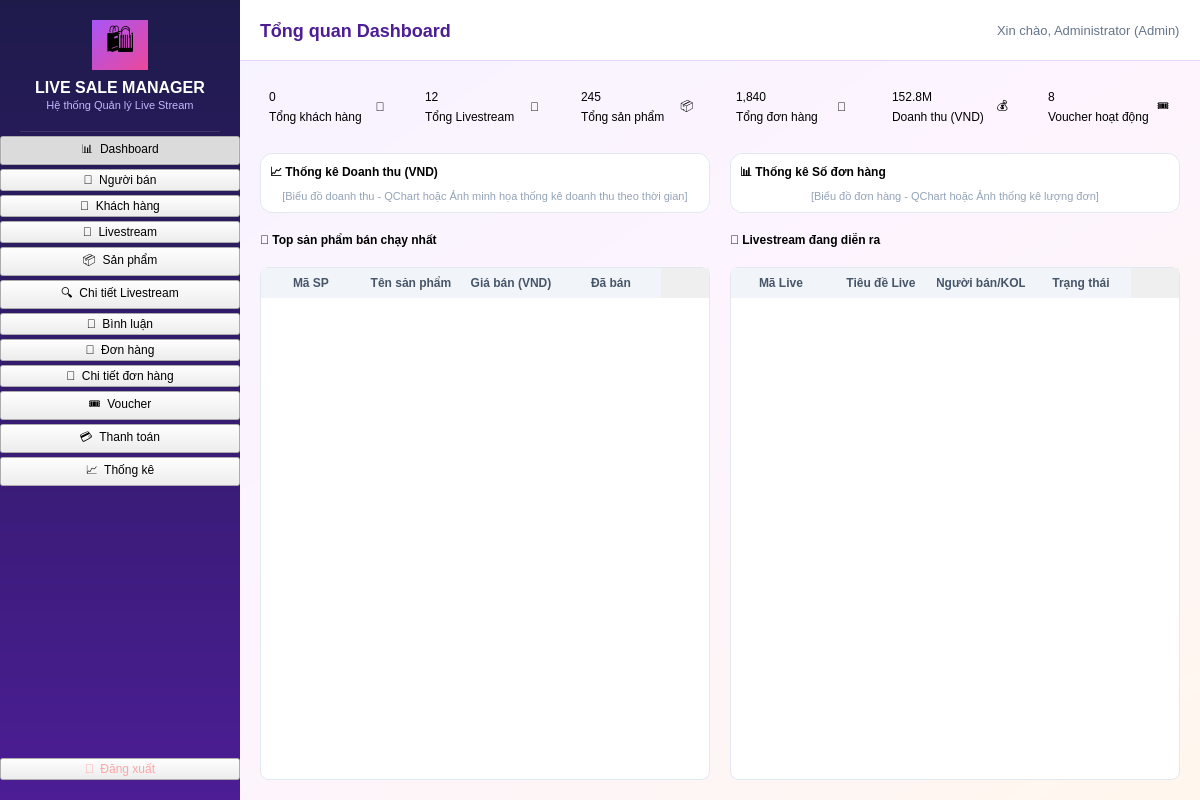
<?xml version="1.0" encoding="UTF-8"?>
<ui version="4.0">
 <class>MainWindow</class>
 <widget class="QMainWindow" name="MainWindow">
  <property name="geometry">
   <rect>
    <x>0</x>
    <y>0</y>
    <width>1200</width>
    <height>800</height>
   </rect>
  </property>
  <property name="windowTitle">
   <string>LIVE SALE MANAGER - Hệ thống quản lý livestream</string>
  </property>
  <property name="styleSheet">
   <string notr="true">
    QMainWindow {
        background: qlineargradient(spread:pad, x1:0, y1:0, x2:1, y2:1, stop:0 #f5f3ff, stop:0.5 #fdf4ff, stop:1 #fff7ed);
    }
    QWidget#centralwidget {
        background: qlineargradient(spread:pad, x1:0, y1:0, x2:1, y2:1, stop:0 #f5f3ff, stop:0.5 #fdf4ff, stop:1 #fff7ed);
    }
    QFrame#widgetSidebar {
        background: qlineargradient(spread:pad, x1:0, y1:0, x2:0, y2:1, stop:0 #1e1b4b, stop:1 #4c1d95);
        max-width: 240px;
        min-width: 240px;
    }
    QLabel#lblSidebarTitle {
        color: #ffffff;
        font-size: 16px;
        font-weight: bold;
    }
    QLabel#lblSidebarSubtitle {
        color: #c4b5fd;
        font-size: 11px;
    }
    QPushButton.menu-btn {
        background-color: transparent;
        color: #ddd6fe;
        border: none;
        border-radius: 6px;
        padding: 10px 15px;
        text-align: left;
        font-size: 13px;
        font-weight: 500;
        margin: 2px 10px;
    }
    QPushButton.menu-btn:hover {
        background-color: rgba(255, 255, 255, 25);
        color: #ffffff;
    }
    QPushButton.menu-btn:checked {
        background: qlineargradient(spread:pad, x1:0, y1:0, x2:1, y2:0, stop:0 #a855f7, stop:1 #ec4899);
        color: #ffffff;
    }
    QPushButton#btnMenuLogout {
        color: #fca5a5;
    }
    QPushButton#btnMenuLogout:hover {
        background-color: #7f1d1d;
        color: #ffffff;
    }
    QFrame#frameHeader {
        background-color: #ffffff;
        border-bottom: 1px solid #e9d5ff;
        max-height: 60px;
        min-height: 60px;
    }
    QLabel#lblHeaderTitle {
        font-size: 18px;
        font-weight: bold;
        color: #4c1d95;
    }
    QLabel#lblUserScope {
        font-size: 13px;
        color: #64748b;
    }
    QFrame.stats-card {
        background-color: #ffffff;
        border-radius: 12px;
        border: 1px solid #f3e8ff;
    }
    QLabel.card-num {
        font-size: 24px;
        font-weight: bold;
    }
    QLabel.card-title {
        font-size: 12px;
        color: #64748b;
        font-weight: 500;
    }
    QLabel.card-icon {
        font-size: 22px;
        min-width: 46px;
        max-width: 46px;
        min-height: 46px;
        max-height: 46px;
        border-radius: 23px;
        background: qlineargradient(spread:pad, x1:0, y1:0, x2:1, y2:1, stop:0 #a855f7, stop:1 #ec4899);
    }
    QFrame#cardCustomer { border-left: 4px solid #ec4899; }
    QFrame#cardLivestream { border-left: 4px solid #7c3aed; }
    QFrame#cardProduct { border-left: 4px solid #10b981; }
    QFrame#cardOrder { border-left: 4px solid #f59e0b; }
    QFrame#cardRevenue { border-left: 4px solid #22d3ee; }
    QFrame#cardVoucher { border-left: 4px solid #fb923c; }
    
    QTableWidget {
        background-color: #ffffff;
        border: 1px solid #e2e8f0;
        border-radius: 8px;
        gridline-color: #f1f5f9;
    }
    QTableWidget::item {
        padding: 5px;
    }
    QHeaderView::section {
        background-color: #f1f5f9;
        color: #475569;
        font-weight: bold;
        border: none;
        padding: 6px;
    }
   </string>
  </property>
  <widget class="QWidget" name="centralwidget">
   <layout class="QHBoxLayout" name="horizontalLayout_main">
    <property name="spacing">
     <number>0</number>
    </property>
    <property name="leftMargin">
     <number>0</number>
    </property>
    <property name="topMargin">
     <number>0</number>
    </property>
    <property name="rightMargin">
     <number>0</number>
    </property>
    <property name="bottomMargin">
     <number>0</number>
    </property>
    <item>
     <widget class="QFrame" name="widgetSidebar">
      <property name="frameShape">
       <enum>QFrame::NoFrame</enum>
      </property>
      <layout class="QVBoxLayout" name="verticalLayout_sidebar">
       <property name="spacing">
        <number>4</number>
       </property>
       <property name="leftMargin">
        <number>0</number>
       </property>
       <property name="topMargin">
        <number>20</number>
       </property>
       <property name="rightMargin">
        <number>0</number>
       </property>
       <property name="bottomMargin">
        <number>20</number>
       </property>
       <item>
        <layout class="QVBoxLayout" name="layoutLogo">
         <property name="spacing">
          <number>2</number>
         </property>
         <property name="leftMargin">
          <number>20</number>
         </property>
         <property name="rightMargin">
          <number>20</number>
         </property>
         <property name="bottomMargin">
          <number>15</number>
         </property>
         <item alignment="Qt::AlignHCenter">
          <widget class="QLabel" name="lblSidebarLogo">
           <property name="minimumSize">
            <size>
             <width>56</width>
             <height>56</height>
            </size>
           </property>
           <property name="maximumSize">
            <size>
             <width>56</width>
             <height>56</height>
            </size>
           </property>
           <property name="font">
            <font>
             <pointsize>22</pointsize>
            </font>
           </property>
           <property name="alignment">
            <set>Qt::AlignCenter</set>
           </property>
           <property name="text">
            <string>🛍️</string>
           </property>
           <property name="styleSheet">
            <string notr="true">
             #lblSidebarLogo {
                 background: qlineargradient(spread:pad, x1:0, y1:0, x2:1, y2:1, stop:0 #a855f7, stop:1 #ec4899);
                 border-radius: 28px;
                 margin-bottom: 6px;
             }
            </string>
           </property>
          </widget>
         </item>
         <item>
          <widget class="QLabel" name="lblSidebarTitle">
           <property name="text">
            <string>LIVE SALE MANAGER</string>
           </property>
           <property name="alignment">
            <set>Qt::AlignCenter</set>
           </property>
          </widget>
         </item>
         <item>
          <widget class="QLabel" name="lblSidebarSubtitle">
           <property name="text">
            <string>Hệ thống Quản lý Live Stream</string>
           </property>
           <property name="alignment">
            <set>Qt::AlignCenter</set>
           </property>
          </widget>
         </item>
        </layout>
       </item>
       <item>
        <widget class="QFrame" name="lineSidebarDivider">
         <property name="minimumSize">
          <size>
           <width>0</width>
           <height>1</height>
          </size>
         </property>
         <property name="maximumSize">
          <size>
           <width>16777215</width>
           <height>1</height>
          </size>
         </property>
         <property name="styleSheet">
          <string notr="true">background-color: rgba(255, 255, 255, 30); margin: 0px 20px;</string>
         </property>
        </widget>
       </item>
       <item>
        <widget class="QPushButton" name="btnMenuDashboard">
         <property name="class" stdset="0">
          <string>menu-btn</string>
         </property>
         <property name="text">
          <string>📊  Dashboard</string>
         </property>
         <property name="checkable">
          <bool>true</bool>
         </property>
         <property name="checked">
          <bool>true</bool>
         </property>
         <property name="autoExclusive">
          <bool>true</bool>
         </property>
        </widget>
       </item>
       <item>
        <widget class="QPushButton" name="btnMenuSeller">
         <property name="class" stdset="0">
          <string>menu-btn</string>
         </property>
         <property name="text">
          <string>👤  Người bán</string>
         </property>
         <property name="checkable">
          <bool>true</bool>
         </property>
         <property name="autoExclusive">
          <bool>true</bool>
         </property>
        </widget>
       </item>
       <item>
        <widget class="QPushButton" name="btnMenuCustomer">
         <property name="class" stdset="0">
          <string>menu-btn</string>
         </property>
         <property name="text">
          <string>👥  Khách hàng</string>
         </property>
         <property name="checkable">
          <bool>true</bool>
         </property>
         <property name="autoExclusive">
          <bool>true</bool>
         </property>
        </widget>
       </item>
       <item>
        <widget class="QPushButton" name="btnMenuLivestream">
         <property name="class" stdset="0">
          <string>menu-btn</string>
         </property>
         <property name="text">
          <string>🎥  Livestream</string>
         </property>
         <property name="checkable">
          <bool>true</bool>
         </property>
         <property name="autoExclusive">
          <bool>true</bool>
         </property>
        </widget>
       </item>
       <item>
        <widget class="QPushButton" name="btnMenuProduct">
         <property name="class" stdset="0">
          <string>menu-btn</string>
         </property>
         <property name="text">
          <string>📦  Sản phẩm</string>
         </property>
         <property name="checkable">
          <bool>true</bool>
         </property>
         <property name="autoExclusive">
          <bool>true</bool>
         </property>
        </widget>
       </item>
       <item>
        <widget class="QPushButton" name="btnMenuLivestreamDetail">
         <property name="class" stdset="0">
          <string>menu-btn</string>
         </property>
         <property name="text">
          <string>🔍  Chi tiết Livestream</string>
         </property>
         <property name="checkable">
          <bool>true</bool>
         </property>
         <property name="autoExclusive">
          <bool>true</bool>
         </property>
        </widget>
       </item>
       <item>
        <widget class="QPushButton" name="btnMenuComment">
         <property name="class" stdset="0">
          <string>menu-btn</string>
         </property>
         <property name="text">
          <string>💬  Bình luận</string>
         </property>
         <property name="checkable">
          <bool>true</bool>
         </property>
         <property name="autoExclusive">
          <bool>true</bool>
         </property>
        </widget>
       </item>
       <item>
        <widget class="QPushButton" name="btnMenuOrder">
         <property name="class" stdset="0">
          <string>menu-btn</string>
         </property>
         <property name="text">
          <string>🛒  Đơn hàng</string>
         </property>
         <property name="checkable">
          <bool>true</bool>
         </property>
         <property name="autoExclusive">
          <bool>true</bool>
         </property>
        </widget>
       </item>
       <item>
        <widget class="QPushButton" name="btnMenuOrderDetail">
         <property name="class" stdset="0">
          <string>menu-btn</string>
         </property>
         <property name="text">
          <string>📝  Chi tiết đơn hàng</string>
         </property>
         <property name="checkable">
          <bool>true</bool>
         </property>
         <property name="autoExclusive">
          <bool>true</bool>
         </property>
        </widget>
       </item>
       <item>
        <widget class="QPushButton" name="btnMenuVoucher">
         <property name="class" stdset="0">
          <string>menu-btn</string>
         </property>
         <property name="text">
          <string>🎟️  Voucher</string>
         </property>
         <property name="checkable">
          <bool>true</bool>
         </property>
         <property name="autoExclusive">
          <bool>true</bool>
         </property>
        </widget>
       </item>
       <item>
        <widget class="QPushButton" name="btnMenuPayment">
         <property name="class" stdset="0">
          <string>menu-btn</string>
         </property>
         <property name="text">
          <string>💳  Thanh toán</string>
         </property>
         <property name="checkable">
          <bool>true</bool>
         </property>
         <property name="autoExclusive">
          <bool>true</bool>
         </property>
        </widget>
       </item>
       <item>
        <widget class="QPushButton" name="btnMenuStatistics">
         <property name="class" stdset="0">
          <string>menu-btn</string>
         </property>
         <property name="text">
          <string>📈  Thống kê</string>
         </property>
         <property name="checkable">
          <bool>true</bool>
         </property>
         <property name="autoExclusive">
          <bool>true</bool>
         </property>
        </widget>
       </item>
       <item>
        <spacer name="verticalSpacer_sidebar">
         <property name="orientation">
          <enum>Qt::Vertical</enum>
         </property>
         <property name="sizeType">
          <enum>QSizePolicy::Expanding</enum>
         </property>
         <property name="sizeHint" stdset="0">
          <size>
           <width>20</width>
           <height>40</height>
          </size>
         </property>
        </spacer>
       </item>
       <item>
        <widget class="QPushButton" name="btnMenuLogout">
         <property name="class" stdset="0">
          <string>menu-btn</string>
         </property>
         <property name="text">
          <string>🚪  Đăng xuất</string>
         </property>
         <property name="checkable">
          <bool>false</bool>
         </property>
        </widget>
       </item>
      </layout>
     </widget>
    </item>
    <item>
     <layout class="QVBoxLayout" name="verticalLayout_content">
      <property name="spacing">
       <number>0</number>
      </property>
      <item>
       <widget class="QFrame" name="frameHeader">
        <property name="frameShape">
         <enum>QFrame::NoFrame</enum>
        </property>
        <layout class="QHBoxLayout" name="horizontalLayout_header">
         <property name="leftMargin">
          <number>20</number>
         </property>
         <property name="rightMargin">
          <number>20</number>
         </property>
         <item>
          <widget class="QLabel" name="lblHeaderTitle">
           <property name="text">
            <string>Tổng quan Dashboard</string>
           </property>
          </widget>
         </item>
         <item>
          <spacer name="horizontalSpacer_header">
           <property name="orientation">
            <enum>Qt::Horizontal</enum>
           </property>
           <property name="sizeType">
            <enum>QSizePolicy::Expanding</enum>
           </property>
           <property name="sizeHint" stdset="0">
            <size>
             <width>40</width>
             <height>20</height>
            </size>
           </property>
          </spacer>
         </item>
         <item>
          <widget class="QLabel" name="lblUserScope">
           <property name="text">
            <string>Xin chào, Administrator (Admin)</string>
           </property>
          </widget>
         </item>
        </layout>
       </widget>
      </item>
      <item>
       <widget class="QStackedWidget" name="stackedWidget">
        <widget class="QWidget" name="pageDashboard">
         <layout class="QVBoxLayout" name="verticalLayout_page">
          <property name="spacing">
           <number>20</number>
          </property>
          <property name="leftMargin">
           <number>20</number>
          </property>
          <property name="topMargin">
           <number>20</number>
          </property>
          <property name="rightMargin">
           <number>20</number>
          </property>
          <property name="bottomMargin">
           <number>20</number>
          </property>
          <item>
           <layout class="QHBoxLayout" name="layoutStatsCards">
            <property name="spacing">
             <number>15</number>
            </property>
            <item>
             <widget class="QFrame" name="cardCustomer">
              <property name="class" stdset="0">
               <string>stats-card</string>
              </property>
              <layout class="QHBoxLayout" name="horizontalLayout_card0">
               <item>
                <layout class="QVBoxLayout" name="verticalLayout_card0_text">
                 <item>
                  <widget class="QLabel" name="lblCardCustomerNum">
                   <property name="class" stdset="0">
                    <string>card-num</string>
                   </property>
                   <property name="text">
                    <string>0</string>
                   </property>
                  </widget>
                 </item>
                 <item>
                  <widget class="QLabel" name="lblCardCustomerTitle">
                   <property name="class" stdset="0">
                    <string>card-title</string>
                   </property>
                   <property name="text">
                    <string>Tổng khách hàng</string>
                   </property>
                  </widget>
                 </item>
                </layout>
               </item>
               <item>
                <widget class="QLabel" name="lblCardCustomerIcon">
                 <property name="class" stdset="0">
                  <string>card-icon</string>
                 </property>
                 <property name="text">
                  <string>👥</string>
                 </property>
                 <property name="alignment">
                  <set>Qt::AlignCenter</set>
                 </property>
                </widget>
               </item>
              </layout>
             </widget>
            </item>
            <item>
             <widget class="QFrame" name="cardLivestream">
              <property name="class" stdset="0">
               <string>stats-card</string>
              </property>
              <layout class="QHBoxLayout" name="horizontalLayout_card1">
               <item>
                <layout class="QVBoxLayout" name="verticalLayout_card1_text">
                 <item>
                  <widget class="QLabel" name="lblCardLivestreamNum">
                   <property name="class" stdset="0">
                    <string>card-num</string>
                   </property>
                   <property name="text">
                    <string>12</string>
                   </property>
                  </widget>
                 </item>
                 <item>
                  <widget class="QLabel" name="lblCardLivestreamTitle">
                   <property name="class" stdset="0">
                    <string>card-title</string>
                   </property>
                   <property name="text">
                    <string>Tổng Livestream</string>
                   </property>
                  </widget>
                 </item>
                </layout>
               </item>
               <item>
                <widget class="QLabel" name="lblCardLivestreamIcon">
                 <property name="class" stdset="0">
                  <string>card-icon</string>
                 </property>
                 <property name="text">
                  <string>🎥</string>
                 </property>
                 <property name="alignment">
                  <set>Qt::AlignCenter</set>
                 </property>
                </widget>
               </item>
              </layout>
             </widget>
            </item>
            <item>
             <widget class="QFrame" name="cardProduct">
              <property name="class" stdset="0">
               <string>stats-card</string>
              </property>
              <layout class="QHBoxLayout" name="horizontalLayout_card2">
               <item>
                <layout class="QVBoxLayout" name="verticalLayout_card2_text">
                 <item>
                  <widget class="QLabel" name="lblCardProductNum">
                   <property name="class" stdset="0">
                    <string>card-num</string>
                   </property>
                   <property name="text">
                    <string>245</string>
                   </property>
                  </widget>
                 </item>
                 <item>
                  <widget class="QLabel" name="lblCardProductTitle">
                   <property name="class" stdset="0">
                    <string>card-title</string>
                   </property>
                   <property name="text">
                    <string>Tổng sản phẩm</string>
                   </property>
                  </widget>
                 </item>
                </layout>
               </item>
               <item>
                <widget class="QLabel" name="lblCardProductIcon">
                 <property name="class" stdset="0">
                  <string>card-icon</string>
                 </property>
                 <property name="text">
                  <string>📦</string>
                 </property>
                 <property name="alignment">
                  <set>Qt::AlignCenter</set>
                 </property>
                </widget>
               </item>
              </layout>
             </widget>
            </item>
            <item>
             <widget class="QFrame" name="cardOrder">
              <property name="class" stdset="0">
               <string>stats-card</string>
              </property>
              <layout class="QHBoxLayout" name="horizontalLayout_card3">
               <item>
                <layout class="QVBoxLayout" name="verticalLayout_card3_text">
                 <item>
                  <widget class="QLabel" name="lblCardOrderNum">
                   <property name="class" stdset="0">
                    <string>card-num</string>
                   </property>
                   <property name="text">
                    <string>1,840</string>
                   </property>
                  </widget>
                 </item>
                 <item>
                  <widget class="QLabel" name="lblCardOrderTitle">
                   <property name="class" stdset="0">
                    <string>card-title</string>
                   </property>
                   <property name="text">
                    <string>Tổng đơn hàng</string>
                   </property>
                  </widget>
                 </item>
                </layout>
               </item>
               <item>
                <widget class="QLabel" name="lblCardOrderIcon">
                 <property name="class" stdset="0">
                  <string>card-icon</string>
                 </property>
                 <property name="text">
                  <string>🛒</string>
                 </property>
                 <property name="alignment">
                  <set>Qt::AlignCenter</set>
                 </property>
                </widget>
               </item>
              </layout>
             </widget>
            </item>
            <item>
             <widget class="QFrame" name="cardRevenue">
              <property name="class" stdset="0">
               <string>stats-card</string>
              </property>
              <layout class="QHBoxLayout" name="horizontalLayout_card4">
               <item>
                <layout class="QVBoxLayout" name="verticalLayout_card4_text">
                 <item>
                  <widget class="QLabel" name="lblCardRevenueNum">
                   <property name="class" stdset="0">
                    <string>card-num</string>
                   </property>
                   <property name="text">
                    <string>152.8M</string>
                   </property>
                  </widget>
                 </item>
                 <item>
                  <widget class="QLabel" name="lblCardRevenueTitle">
                   <property name="class" stdset="0">
                    <string>card-title</string>
                   </property>
                   <property name="text">
                    <string>Doanh thu (VND)</string>
                   </property>
                  </widget>
                 </item>
                </layout>
               </item>
               <item>
                <widget class="QLabel" name="lblCardRevenueIcon">
                 <property name="class" stdset="0">
                  <string>card-icon</string>
                 </property>
                 <property name="text">
                  <string>💰</string>
                 </property>
                 <property name="alignment">
                  <set>Qt::AlignCenter</set>
                 </property>
                </widget>
               </item>
              </layout>
             </widget>
            </item>
            <item>
             <widget class="QFrame" name="cardVoucher">
              <property name="class" stdset="0">
               <string>stats-card</string>
              </property>
              <layout class="QHBoxLayout" name="horizontalLayout_card5">
               <item>
                <layout class="QVBoxLayout" name="verticalLayout_card5_text">
                 <item>
                  <widget class="QLabel" name="lblCardVoucherNum">
                   <property name="class" stdset="0">
                    <string>card-num</string>
                   </property>
                   <property name="text">
                    <string>8</string>
                   </property>
                  </widget>
                 </item>
                 <item>
                  <widget class="QLabel" name="lblCardVoucherTitle">
                   <property name="class" stdset="0">
                    <string>card-title</string>
                   </property>
                   <property name="text">
                    <string>Voucher hoạt động</string>
                   </property>
                  </widget>
                 </item>
                </layout>
               </item>
               <item>
                <widget class="QLabel" name="lblCardVoucherIcon">
                 <property name="class" stdset="0">
                  <string>card-icon</string>
                 </property>
                 <property name="text">
                  <string>🎟️</string>
                 </property>
                 <property name="alignment">
                  <set>Qt::AlignCenter</set>
                 </property>
                </widget>
               </item>
              </layout>
             </widget>
            </item>
           </layout>
          </item>
          <item>
           <layout class="QHBoxLayout" name="layoutCharts">
            <property name="spacing">
             <number>20</number>
            </property>
            <item>
             <widget class="QFrame" name="frameRevenueChart">
              <property name="styleSheet">
               <string notr="true">
                #frameRevenueChart {
                    background-color: #ffffff;
                    border: 1px solid #e2e8f0;
                    border-radius: 12px;
                }
               </string>
              </property>
              <layout class="QVBoxLayout" name="verticalLayout_chart1">
               <item>
                <widget class="QLabel" name="lblChart1Title">
                 <property name="font">
                  <font>
                   <weight>75</weight>
                   <bold>true</bold>
                  </font>
                 </property>
                 <property name="text">
                  <string>📈 Thống kê Doanh thu (VND)</string>
                 </property>
                </widget>
               </item>
               <item>
                <widget class="QLabel" name="lblChart1Placeholder">
                 <property name="alignment">
                  <set>Qt::AlignCenter</set>
                 </property>
                 <property name="text">
                  <string>[Biểu đồ doanh thu - QChart hoặc Ảnh minh họa thống kê doanh thu theo thời gian]</string>
                 </property>
                 <property name="styleSheet">
                  <string notr="true">color: #94a3b8; font-size: 11px;</string>
                 </property>
                </widget>
               </item>
              </layout>
             </widget>
            </item>
            <item>
             <widget class="QFrame" name="frameOrderChart">
              <property name="styleSheet">
               <string notr="true">
                #frameOrderChart {
                    background-color: #ffffff;
                    border: 1px solid #e2e8f0;
                    border-radius: 12px;
                }
               </string>
              </property>
              <layout class="QVBoxLayout" name="verticalLayout_chart2">
               <item>
                <widget class="QLabel" name="lblChart2Title">
                 <property name="font">
                  <font>
                   <weight>75</weight>
                   <bold>true</bold>
                  </font>
                 </property>
                 <property name="text">
                  <string>📊 Thống kê Số đơn hàng</string>
                 </property>
                </widget>
               </item>
               <item>
                <widget class="QLabel" name="lblChart2Placeholder">
                 <property name="alignment">
                  <set>Qt::AlignCenter</set>
                 </property>
                 <property name="text">
                  <string>[Biểu đồ đơn hàng - QChart hoặc Ảnh thống kê lượng đơn]</string>
                 </property>
                 <property name="styleSheet">
                  <string notr="true">color: #94a3b8; font-size: 11px;</string>
                 </property>
                </widget>
               </item>
              </layout>
             </widget>
            </item>
           </layout>
          </item>
          <item>
           <layout class="QHBoxLayout" name="layoutTables">
            <property name="spacing">
             <number>20</number>
            </property>
            <item>
             <layout class="QVBoxLayout" name="verticalLayout_table1">
              <item>
               <widget class="QLabel" name="lblTable1Header">
                <property name="font">
                 <font>
                  <weight>75</weight>
                  <bold>true</bold>
                 </font>
                </property>
                <property name="text">
                 <string>🔥 Top sản phẩm bán chạy nhất</string>
                </property>
               </widget>
              </item>
              <item>
               <widget class="QTableWidget" name="tblTopProducts">
                <column>
                 <property name="text">
                  <string>Mã SP</string>
                 </property>
                </column>
                <column>
                 <property name="text">
                  <string>Tên sản phẩm</string>
                 </property>
                </column>
                <column>
                 <property name="text">
                  <string>Giá bán (VND)</string>
                 </property>
                </column>
                <column>
                 <property name="text">
                  <string>Đã bán</string>
                 </property>
                </column>
               </widget>
              </item>
             </layout>
            </item>
            <item>
             <layout class="QVBoxLayout" name="verticalLayout_table2">
              <item>
               <widget class="QLabel" name="lblTable2Header">
                <property name="font">
                 <font>
                  <weight>75</weight>
                  <bold>true</bold>
                 </font>
                </property>
                <property name="text">
                 <string>🔴 Livestream đang diễn ra</string>
                </property>
               </widget>
              </item>
              <item>
               <widget class="QTableWidget" name="tblActiveLivestreams">
                <column>
                 <property name="text">
                  <string>Mã Live</string>
                 </property>
                </column>
                <column>
                 <property name="text">
                  <string>Tiêu đề Live</string>
                 </property>
                </column>
                <column>
                 <property name="text">
                  <string>Người bán/KOL</string>
                 </property>
                </column>
                <column>
                 <property name="text">
                  <string>Trạng thái</string>
                 </property>
                </column>
               </widget>
              </item>
             </layout>
            </item>
           </layout>
          </item>
         </layout>
        </widget>
       </widget>
      </item>
     </layout>
    </item>
   </layout>
  </widget>
 </widget>
 <resources/>
 <connections/>
</ui>
